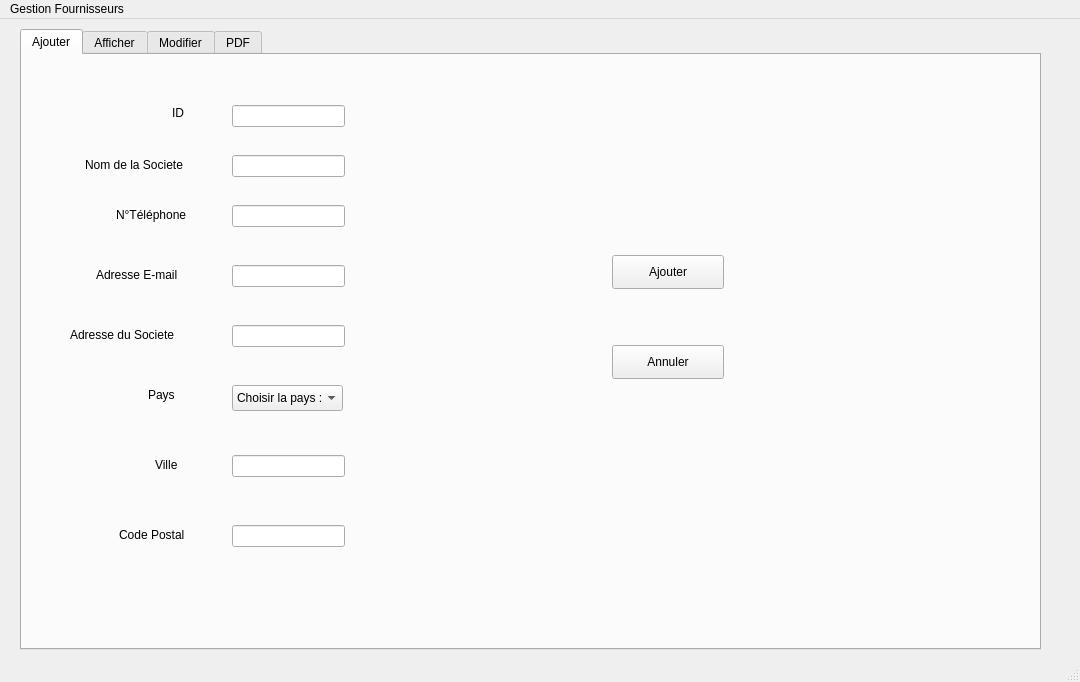
<?xml version="1.0" encoding="UTF-8"?>
<ui version="4.0">
 <class>MainWindow</class>
 <widget class="QMainWindow" name="MainWindow">
  <property name="geometry">
   <rect>
    <x>0</x>
    <y>0</y>
    <width>1080</width>
    <height>682</height>
   </rect>
  </property>
  <property name="windowTitle">
   <string>MainWindow</string>
  </property>
  <widget class="QWidget" name="centralwidget">
   <widget class="QTabWidget" name="tabWidget">
    <property name="geometry">
     <rect>
      <x>20</x>
      <y>10</y>
      <width>1021</width>
      <height>621</height>
     </rect>
    </property>
    <property name="currentIndex">
     <number>0</number>
    </property>
    <widget class="QWidget" name="Ajouter">
     <attribute name="title">
      <string>Ajouter</string>
     </attribute>
     <widget class="QLineEdit" name="lineEdit_ville">
      <property name="geometry">
       <rect>
        <x>210</x>
        <y>400</y>
        <width>113</width>
        <height>22</height>
       </rect>
      </property>
     </widget>
     <widget class="QLabel" name="label_4">
      <property name="geometry">
       <rect>
        <x>48</x>
        <y>270</y>
        <width>141</width>
        <height>20</height>
       </rect>
      </property>
      <property name="text">
       <string>Adresse du Societe</string>
      </property>
     </widget>
     <widget class="QLabel" name="label_5">
      <property name="geometry">
       <rect>
        <x>97</x>
        <y>470</y>
        <width>91</width>
        <height>20</height>
       </rect>
      </property>
      <property name="text">
       <string>Code Postal</string>
      </property>
     </widget>
     <widget class="QLabel" name="label_2">
      <property name="enabled">
       <bool>true</bool>
      </property>
      <property name="geometry">
       <rect>
        <x>63</x>
        <y>100</y>
        <width>131</width>
        <height>20</height>
       </rect>
      </property>
      <property name="text">
       <string>Nom de la Societe</string>
      </property>
     </widget>
     <widget class="QLabel" name="label_3">
      <property name="geometry">
       <rect>
        <x>126</x>
        <y>330</y>
        <width>41</width>
        <height>20</height>
       </rect>
      </property>
      <property name="text">
       <string>Pays</string>
      </property>
     </widget>
     <widget class="QLineEdit" name="lineEdit_id">
      <property name="geometry">
       <rect>
        <x>210</x>
        <y>50</y>
        <width>113</width>
        <height>22</height>
       </rect>
      </property>
     </widget>
     <widget class="QLineEdit" name="lineEdit_email">
      <property name="geometry">
       <rect>
        <x>210</x>
        <y>210</y>
        <width>113</width>
        <height>22</height>
       </rect>
      </property>
      <property name="inputMethodHints">
       <set>Qt::ImhEmailCharactersOnly</set>
      </property>
     </widget>
     <widget class="QLabel" name="label">
      <property name="enabled">
       <bool>true</bool>
      </property>
      <property name="geometry">
       <rect>
        <x>150</x>
        <y>50</y>
        <width>21</width>
        <height>16</height>
       </rect>
      </property>
      <property name="text">
       <string>ID</string>
      </property>
     </widget>
     <widget class="QLabel" name="label_8">
      <property name="geometry">
       <rect>
        <x>74</x>
        <y>210</y>
        <width>111</width>
        <height>20</height>
       </rect>
      </property>
      <property name="text">
       <string>Adresse E-mail</string>
      </property>
     </widget>
     <widget class="QLabel" name="label_6">
      <property name="geometry">
       <rect>
        <x>133</x>
        <y>400</y>
        <width>31</width>
        <height>20</height>
       </rect>
      </property>
      <property name="text">
       <string>Ville</string>
      </property>
     </widget>
     <widget class="QLabel" name="label_9">
      <property name="geometry">
       <rect>
        <x>94</x>
        <y>150</y>
        <width>91</width>
        <height>20</height>
       </rect>
      </property>
      <property name="text">
       <string>N°Téléphone</string>
      </property>
     </widget>
     <widget class="QPushButton" name="pushButton_2">
      <property name="geometry">
       <rect>
        <x>590</x>
        <y>290</y>
        <width>112</width>
        <height>34</height>
       </rect>
      </property>
      <property name="text">
       <string>Annuler</string>
      </property>
     </widget>
     <widget class="QPushButton" name="pushButton">
      <property name="geometry">
       <rect>
        <x>590</x>
        <y>200</y>
        <width>112</width>
        <height>34</height>
       </rect>
      </property>
      <property name="text">
       <string>Ajouter</string>
      </property>
     </widget>
     <widget class="QLineEdit" name="lineEdit_code">
      <property name="geometry">
       <rect>
        <x>210</x>
        <y>470</y>
        <width>113</width>
        <height>22</height>
       </rect>
      </property>
     </widget>
     <widget class="QLineEdit" name="lineEdit_num">
      <property name="geometry">
       <rect>
        <x>210</x>
        <y>150</y>
        <width>113</width>
        <height>22</height>
       </rect>
      </property>
     </widget>
     <widget class="QLineEdit" name="lineEdit_nomS">
      <property name="geometry">
       <rect>
        <x>210</x>
        <y>100</y>
        <width>113</width>
        <height>22</height>
       </rect>
      </property>
     </widget>
     <widget class="QLineEdit" name="lineEdit_adresse">
      <property name="geometry">
       <rect>
        <x>210</x>
        <y>270</y>
        <width>113</width>
        <height>22</height>
       </rect>
      </property>
     </widget>
     <widget class="QComboBox" name="comboBox_pays">
      <property name="geometry">
       <rect>
        <x>210</x>
        <y>330</y>
        <width>111</width>
        <height>26</height>
       </rect>
      </property>
      <item>
       <property name="text">
        <string>Choisir la pays :</string>
       </property>
      </item>
      <item>
       <property name="text">
        <string>Tunisie</string>
       </property>
      </item>
      <item>
       <property name="text">
        <string>Algerie</string>
       </property>
      </item>
      <item>
       <property name="text">
        <string>Libya</string>
       </property>
      </item>
      <item>
       <property name="text">
        <string>Morocco</string>
       </property>
      </item>
      <item>
       <property name="text">
        <string>Egypt</string>
       </property>
      </item>
      <item>
       <property name="text">
        <string>Mauritanie</string>
       </property>
      </item>
     </widget>
    </widget>
    <widget class="QWidget" name="Afficher">
     <attribute name="title">
      <string>Afficher</string>
     </attribute>
     <widget class="QTableView" name="tableView">
      <property name="geometry">
       <rect>
        <x>10</x>
        <y>10</y>
        <width>761</width>
        <height>471</height>
       </rect>
      </property>
     </widget>
     <widget class="QPushButton" name="pushButton_3">
      <property name="geometry">
       <rect>
        <x>830</x>
        <y>130</y>
        <width>112</width>
        <height>34</height>
       </rect>
      </property>
      <property name="text">
       <string>Supprimer</string>
      </property>
     </widget>
     <widget class="QLabel" name="label_17">
      <property name="geometry">
       <rect>
        <x>30</x>
        <y>530</y>
        <width>101</width>
        <height>31</height>
       </rect>
      </property>
      <property name="text">
       <string>Rechercher</string>
      </property>
     </widget>
     <widget class="QLineEdit" name="lineEdit">
      <property name="geometry">
       <rect>
        <x>140</x>
        <y>530</y>
        <width>141</width>
        <height>25</height>
       </rect>
      </property>
     </widget>
     <widget class="QComboBox" name="comboBox">
      <property name="geometry">
       <rect>
        <x>830</x>
        <y>190</y>
        <width>111</width>
        <height>26</height>
       </rect>
      </property>
      <item>
       <property name="text">
        <string>Tri</string>
       </property>
      </item>
      <item>
       <property name="text">
        <string>ID croissant</string>
       </property>
      </item>
      <item>
       <property name="text">
        <string>ID decroissant</string>
       </property>
      </item>
      <item>
       <property name="text">
        <string>Nom Societe croissant</string>
       </property>
      </item>
      <item>
       <property name="text">
        <string>Nom Societe decroissant</string>
       </property>
      </item>
      <item>
       <property name="text">
        <string>Pays croissant</string>
       </property>
      </item>
      <item>
       <property name="text">
        <string>Pays decroissant</string>
       </property>
      </item>
      <item>
       <property name="text">
        <string>Ville croissant</string>
       </property>
      </item>
      <item>
       <property name="text">
        <string>Ville decroissant</string>
       </property>
      </item>
     </widget>
     <widget class="QPushButton" name="pushButton_6">
      <property name="geometry">
       <rect>
        <x>830</x>
        <y>70</y>
        <width>112</width>
        <height>34</height>
       </rect>
      </property>
      <property name="text">
       <string>Statisriques</string>
      </property>
     </widget>
     <widget class="QPushButton" name="pushButton_7">
      <property name="geometry">
       <rect>
        <x>830</x>
        <y>250</y>
        <width>112</width>
        <height>31</height>
       </rect>
      </property>
      <property name="text">
       <string>PDF</string>
      </property>
     </widget>
    </widget>
    <widget class="QWidget" name="Modifier">
     <attribute name="title">
      <string>Modifier</string>
     </attribute>
     <widget class="QLabel" name="label_16">
      <property name="geometry">
       <rect>
        <x>210</x>
        <y>490</y>
        <width>68</width>
        <height>16</height>
       </rect>
      </property>
      <property name="text">
       <string>Code Postal</string>
      </property>
     </widget>
     <widget class="QLabel" name="label_10">
      <property name="geometry">
       <rect>
        <x>230</x>
        <y>420</y>
        <width>24</width>
        <height>16</height>
       </rect>
      </property>
      <property name="text">
       <string>Ville</string>
      </property>
     </widget>
     <widget class="QLineEdit" name="lineEdit_code_2">
      <property name="geometry">
       <rect>
        <x>300</x>
        <y>490</y>
        <width>113</width>
        <height>22</height>
       </rect>
      </property>
     </widget>
     <widget class="QPushButton" name="pushButton_4">
      <property name="geometry">
       <rect>
        <x>680</x>
        <y>310</y>
        <width>112</width>
        <height>34</height>
       </rect>
      </property>
      <property name="text">
       <string>Annuler</string>
      </property>
     </widget>
     <widget class="QLabel" name="label_7">
      <property name="geometry">
       <rect>
        <x>230</x>
        <y>350</y>
        <width>27</width>
        <height>16</height>
       </rect>
      </property>
      <property name="text">
       <string>Pays</string>
      </property>
     </widget>
     <widget class="QLabel" name="label_11">
      <property name="enabled">
       <bool>true</bool>
      </property>
      <property name="geometry">
       <rect>
        <x>240</x>
        <y>70</y>
        <width>14</width>
        <height>16</height>
       </rect>
      </property>
      <property name="text">
       <string>ID</string>
      </property>
     </widget>
     <widget class="QLabel" name="label_13">
      <property name="enabled">
       <bool>true</bool>
      </property>
      <property name="geometry">
       <rect>
        <x>180</x>
        <y>120</y>
        <width>104</width>
        <height>16</height>
       </rect>
      </property>
      <property name="text">
       <string>Nom de la Societe</string>
      </property>
     </widget>
     <widget class="QLineEdit" name="lineEdit_adresse_2">
      <property name="geometry">
       <rect>
        <x>300</x>
        <y>290</y>
        <width>113</width>
        <height>22</height>
       </rect>
      </property>
     </widget>
     <widget class="QLabel" name="label_12">
      <property name="geometry">
       <rect>
        <x>170</x>
        <y>290</y>
        <width>109</width>
        <height>16</height>
       </rect>
      </property>
      <property name="text">
       <string>Adresse du Societe</string>
      </property>
     </widget>
     <widget class="QLineEdit" name="lineEdit_email_2">
      <property name="geometry">
       <rect>
        <x>300</x>
        <y>230</y>
        <width>113</width>
        <height>22</height>
       </rect>
      </property>
     </widget>
     <widget class="QPushButton" name="pushButton_5">
      <property name="geometry">
       <rect>
        <x>680</x>
        <y>220</y>
        <width>112</width>
        <height>34</height>
       </rect>
      </property>
      <property name="text">
       <string>Modifier</string>
      </property>
     </widget>
     <widget class="QLabel" name="label_14">
      <property name="geometry">
       <rect>
        <x>190</x>
        <y>230</y>
        <width>85</width>
        <height>16</height>
       </rect>
      </property>
      <property name="text">
       <string>Adresse E-mail</string>
      </property>
     </widget>
     <widget class="QLabel" name="label_15">
      <property name="geometry">
       <rect>
        <x>200</x>
        <y>170</y>
        <width>75</width>
        <height>16</height>
       </rect>
      </property>
      <property name="text">
       <string>N°Téléphone</string>
      </property>
     </widget>
     <widget class="QLineEdit" name="lineEdit_num_2">
      <property name="geometry">
       <rect>
        <x>300</x>
        <y>170</y>
        <width>113</width>
        <height>22</height>
       </rect>
      </property>
     </widget>
     <widget class="QLineEdit" name="lineEdit_id_2">
      <property name="geometry">
       <rect>
        <x>300</x>
        <y>70</y>
        <width>113</width>
        <height>22</height>
       </rect>
      </property>
     </widget>
     <widget class="QLineEdit" name="lineEdit_nomS_2">
      <property name="geometry">
       <rect>
        <x>300</x>
        <y>120</y>
        <width>113</width>
        <height>22</height>
       </rect>
      </property>
     </widget>
     <widget class="QLineEdit" name="lineEdit_ville_2">
      <property name="geometry">
       <rect>
        <x>300</x>
        <y>420</y>
        <width>113</width>
        <height>22</height>
       </rect>
      </property>
     </widget>
     <widget class="QComboBox" name="comboBox_pays_2">
      <property name="geometry">
       <rect>
        <x>300</x>
        <y>350</y>
        <width>111</width>
        <height>26</height>
       </rect>
      </property>
      <item>
       <property name="text">
        <string>Choisir la pays :</string>
       </property>
      </item>
      <item>
       <property name="text">
        <string>Tunisie</string>
       </property>
      </item>
      <item>
       <property name="text">
        <string>Algerie</string>
       </property>
      </item>
      <item>
       <property name="text">
        <string>Libya</string>
       </property>
      </item>
      <item>
       <property name="text">
        <string>Morocco</string>
       </property>
      </item>
      <item>
       <property name="text">
        <string>Egypt</string>
       </property>
      </item>
      <item>
       <property name="text">
        <string>Mauritanie</string>
       </property>
      </item>
     </widget>
    </widget>
    <widget class="QWidget" name="PDF">
     <attribute name="title">
      <string>PDF</string>
     </attribute>
     <widget class="QPushButton" name="pushButton_10">
      <property name="geometry">
       <rect>
        <x>830</x>
        <y>330</y>
        <width>110</width>
        <height>30</height>
       </rect>
      </property>
      <property name="text">
       <string>Retour</string>
      </property>
      <property name="icon">
       <iconset resource="../../../Downloads/STUDIES/STUDIES/QT/TBA/Resources.qrc">
        <normaloff>:/boutons/Bottons/Retour.png</normaloff>:/boutons/Bottons/Retour.png</iconset>
      </property>
     </widget>
     <widget class="QTextEdit" name="pdf">
      <property name="geometry">
       <rect>
        <x>30</x>
        <y>10</y>
        <width>711</width>
        <height>581</height>
       </rect>
      </property>
      <property name="readOnly">
       <bool>true</bool>
      </property>
     </widget>
     <widget class="QPushButton" name="pushButton_pdf">
      <property name="geometry">
       <rect>
        <x>830</x>
        <y>200</y>
        <width>110</width>
        <height>30</height>
       </rect>
      </property>
      <property name="text">
       <string>Imprimer</string>
      </property>
      <property name="icon">
       <iconset resource="../../../Downloads/STUDIES/STUDIES/QT/TBA/Resources.qrc">
        <normaloff>:/boutons/Bottons/Pdf.png</normaloff>:/boutons/Bottons/Pdf.png</iconset>
      </property>
     </widget>
    </widget>
   </widget>
  </widget>
  <widget class="QMenuBar" name="menubar">
   <property name="geometry">
    <rect>
     <x>0</x>
     <y>0</y>
     <width>1080</width>
     <height>30</height>
    </rect>
   </property>
   <widget class="QMenu" name="menuGestion_Fournisseurs">
    <property name="title">
     <string>Gestion Fournisseurs</string>
    </property>
   </widget>
   <addaction name="menuGestion_Fournisseurs"/>
  </widget>
  <widget class="QStatusBar" name="statusbar"/>
 </widget>
 <tabstops>
  <tabstop>lineEdit_id</tabstop>
  <tabstop>lineEdit_num</tabstop>
  <tabstop>lineEdit_nomS</tabstop>
  <tabstop>lineEdit_email</tabstop>
  <tabstop>lineEdit_adresse</tabstop>
  <tabstop>comboBox_pays</tabstop>
  <tabstop>lineEdit_ville</tabstop>
  <tabstop>lineEdit_code</tabstop>
  <tabstop>pushButton</tabstop>
  <tabstop>pushButton_2</tabstop>
  <tabstop>lineEdit_id_2</tabstop>
  <tabstop>lineEdit_nomS_2</tabstop>
  <tabstop>lineEdit_num_2</tabstop>
  <tabstop>lineEdit_email_2</tabstop>
  <tabstop>lineEdit_adresse_2</tabstop>
  <tabstop>comboBox_pays_2</tabstop>
  <tabstop>lineEdit_ville_2</tabstop>
  <tabstop>lineEdit_code_2</tabstop>
  <tabstop>pushButton_5</tabstop>
  <tabstop>pushButton_4</tabstop>
  <tabstop>tabWidget</tabstop>
  <tabstop>tableView</tabstop>
  <tabstop>lineEdit</tabstop>
  <tabstop>comboBox</tabstop>
  <tabstop>pushButton_3</tabstop>
 </tabstops>
 <resources>
  <include location="../../../Downloads/STUDIES/STUDIES/QT/TBA/Resources.qrc"/>
 </resources>
 <connections/>
</ui>
